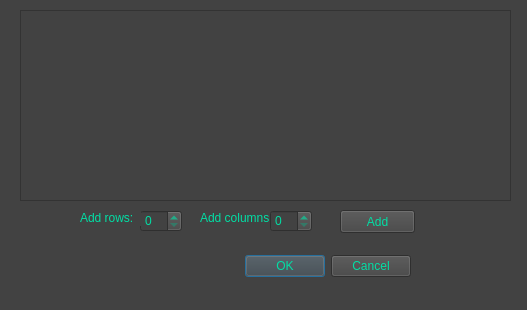
<?xml version="1.0" encoding="UTF-8"?>
<ui version="4.0">
 <class>Dialog</class>
 <widget class="QDialog" name="Dialog">
  <property name="geometry">
   <rect>
    <x>0</x>
    <y>0</y>
    <width>527</width>
    <height>310</height>
   </rect>
  </property>
  <property name="windowTitle">
   <string>Dialog</string>
  </property>
  <property name="styleSheet">
   <string notr="true">background-color: #424242;
font: 75 italic 12pt &quot;Gill Sans MT&quot;;
color: rgb(1, 223, 165);</string>
  </property>
  <widget class="QWidget" name="layoutWidget">
   <property name="geometry">
    <rect>
     <x>60</x>
     <y>250</y>
     <width>351</width>
     <height>33</height>
    </rect>
   </property>
   <layout class="QHBoxLayout">
    <property name="spacing">
     <number>6</number>
    </property>
    <property name="leftMargin">
     <number>0</number>
    </property>
    <property name="topMargin">
     <number>0</number>
    </property>
    <property name="rightMargin">
     <number>0</number>
    </property>
    <property name="bottomMargin">
     <number>0</number>
    </property>
    <item>
     <spacer>
      <property name="orientation">
       <enum>Qt::Horizontal</enum>
      </property>
      <property name="sizeHint" stdset="0">
       <size>
        <width>131</width>
        <height>31</height>
       </size>
      </property>
     </spacer>
    </item>
    <item>
     <widget class="QPushButton" name="okButton">
      <property name="text">
       <string>OK</string>
      </property>
     </widget>
    </item>
    <item>
     <widget class="QPushButton" name="cancelButton">
      <property name="text">
       <string>Cancel</string>
      </property>
     </widget>
    </item>
   </layout>
  </widget>
  <widget class="QTableView" name="tableView">
   <property name="geometry">
    <rect>
     <x>20</x>
     <y>10</y>
     <width>491</width>
     <height>191</height>
    </rect>
   </property>
  </widget>
  <widget class="QSpinBox" name="spinBoxRows">
   <property name="geometry">
    <rect>
     <x>140</x>
     <y>210</y>
     <width>42</width>
     <height>22</height>
    </rect>
   </property>
  </widget>
  <widget class="QLabel" name="labelAddRows">
   <property name="geometry">
    <rect>
     <x>80</x>
     <y>210</y>
     <width>61</width>
     <height>16</height>
    </rect>
   </property>
   <property name="text">
    <string>Add rows:</string>
   </property>
  </widget>
  <widget class="QLabel" name="labelAddCols">
   <property name="geometry">
    <rect>
     <x>200</x>
     <y>210</y>
     <width>71</width>
     <height>16</height>
    </rect>
   </property>
   <property name="text">
    <string>Add columns:</string>
   </property>
  </widget>
  <widget class="QSpinBox" name="spinBoxCols">
   <property name="geometry">
    <rect>
     <x>270</x>
     <y>210</y>
     <width>42</width>
     <height>22</height>
    </rect>
   </property>
  </widget>
  <widget class="QPushButton" name="addButton">
   <property name="geometry">
    <rect>
     <x>340</x>
     <y>210</y>
     <width>75</width>
     <height>23</height>
    </rect>
   </property>
   <property name="text">
    <string>Add</string>
   </property>
  </widget>
 </widget>
 <resources/>
 <connections>
  <connection>
   <sender>okButton</sender>
   <signal>clicked()</signal>
   <receiver>Dialog</receiver>
   <slot>accept()</slot>
   <hints>
    <hint type="sourcelabel">
     <x>278</x>
     <y>253</y>
    </hint>
    <hint type="destinationlabel">
     <x>96</x>
     <y>254</y>
    </hint>
   </hints>
  </connection>
  <connection>
   <sender>cancelButton</sender>
   <signal>clicked()</signal>
   <receiver>Dialog</receiver>
   <slot>reject()</slot>
   <hints>
    <hint type="sourcelabel">
     <x>369</x>
     <y>253</y>
    </hint>
    <hint type="destinationlabel">
     <x>179</x>
     <y>282</y>
    </hint>
   </hints>
  </connection>
 </connections>
</ui>
